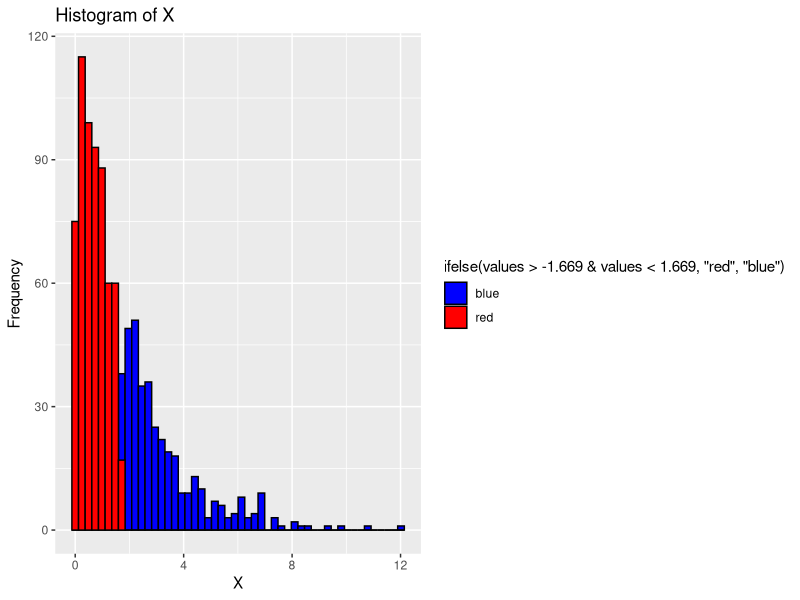

The R source for this figure:
library(ggplot2)
set.seed(123)

data <- data.frame(values = rexp(1000, rate = 0.6))

histogram <- ggplot(data, aes(x = values)) +
  geom_histogram(aes(fill = ifelse(values > -1.669 & values < 1.669, "red", "blue")),
    bins = 50, # brakes -> bins
    col = "black", position = "identity"
  ) +
  scale_fill_manual(values = c("blue", "red")) +
  labs(title = "Histogram of X", x = "X", y = "Frequency")

# Print the histogram
print(histogram)
